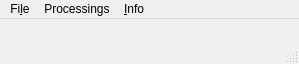
<?xml version="1.0" encoding="UTF-8"?>
<ui version="4.0">
 <class>MainWindow</class>
 <widget class="QMainWindow" name="MainWindow">
  <property name="geometry">
   <rect>
    <x>0</x>
    <y>0</y>
    <width>299</width>
    <height>64</height>
   </rect>
  </property>
  <property name="windowTitle">
   <string>gSurf   -  vers. 0.3.0</string>
  </property>
  <widget class="QWidget" name="centralwidget"/>
  <widget class="QMenuBar" name="menubar">
   <property name="geometry">
    <rect>
     <x>0</x>
     <y>0</y>
     <width>299</width>
     <height>22</height>
    </rect>
   </property>
   <widget class="QMenu" name="menuFile">
    <property name="title">
     <string>Fi&amp;le</string>
    </property>
    <addaction name="actLoadDem"/>
    <addaction name="actLoadVectorLayer"/>
    <addaction name="separator"/>
   </widget>
   <widget class="QMenu" name="menuHelp">
    <property name="title">
     <string>&amp;Info</string>
    </property>
    <addaction name="actionHelp"/>
    <addaction name="actionAbout"/>
   </widget>
   <widget class="QMenu" name="menuProcessings">
    <property name="title">
     <string>Processings</string>
    </property>
    <widget class="QMenu" name="menuProfiles">
     <property name="title">
      <string>Profiles</string>
     </property>
     <addaction name="actChooseDEM"/>
     <addaction name="actChooseLineLyr"/>
     <addaction name="separator"/>
     <addaction name="actCreateSingleProfile"/>
     <addaction name="actCreateMultipleProfiles"/>
     <addaction name="separator"/>
     <addaction name="actProjectGeologicAttitudes"/>
     <addaction name="actIntersectLineLyr"/>
     <addaction name="actIntersectPolygonLyr"/>
     <addaction name="separator"/>
     <addaction name="actCalcProfileStatistics"/>
    </widget>
    <addaction name="actOpenDemIntersection"/>
    <addaction name="menuProfiles"/>
    <addaction name="actionStereonetts"/>
   </widget>
   <addaction name="menuFile"/>
   <addaction name="menuProcessings"/>
   <addaction name="menuHelp"/>
  </widget>
  <widget class="QStatusBar" name="statusbar"/>
  <action name="actLoadDem">
   <property name="text">
    <string>Load &amp;DEM</string>
   </property>
   <property name="shortcut">
    <string>Ctrl+D</string>
   </property>
  </action>
  <action name="actLoadLineShapefile">
   <property name="text">
    <string>Load &amp;line shapefile</string>
   </property>
   <property name="shortcut">
    <string>Ctrl+L</string>
   </property>
  </action>
  <action name="actionQuit">
   <property name="text">
    <string>&amp;Quit</string>
   </property>
   <property name="shortcut">
    <string>Ctrl+Q</string>
   </property>
  </action>
  <action name="actionHelp">
   <property name="text">
    <string>&amp;Help</string>
   </property>
   <property name="shortcut">
    <string>Ctrl+H</string>
   </property>
  </action>
  <action name="actionAbout">
   <property name="text">
    <string>&amp;About</string>
   </property>
   <property name="shortcut">
    <string>Ctrl+A</string>
   </property>
  </action>
  <action name="actionPoints">
   <property name="text">
    <string>&amp;points</string>
   </property>
   <property name="shortcut">
    <string>Ctrl+S</string>
   </property>
  </action>
  <action name="actionLines">
   <property name="text">
    <string>&amp;lines</string>
   </property>
   <property name="shortcut">
    <string>Ctrl+L</string>
   </property>
  </action>
  <action name="actChooseDEMs">
   <property name="text">
    <string>&amp;Choose DEMs</string>
   </property>
  </action>
  <action name="actChooseLines">
   <property name="text">
    <string>&amp;Define profile lines</string>
   </property>
  </action>
  <action name="actCalcProfileStats">
   <property name="text">
    <string>Profiles &amp;statistics</string>
   </property>
  </action>
  <action name="actProjectGeolAttitudes">
   <property name="text">
    <string>&amp;Project geological attitudes</string>
   </property>
  </action>
  <action name="actProjectGeolTraces">
   <property name="text">
    <string>Project &amp;geological traces</string>
   </property>
  </action>
  <action name="actIntersectLineLayer">
   <property name="text">
    <string>&amp;Intersect line layer</string>
   </property>
  </action>
  <action name="actIntersectPolygonLayer">
   <property name="text">
    <string>Intersect polygon &amp;layer</string>
   </property>
  </action>
  <action name="actionCreateMultipleParallelProfiles">
   <property name="text">
    <string>Multiple parallel profiles</string>
   </property>
  </action>
  <action name="actionCreateSingleProfile">
   <property name="text">
    <string>Single profile</string>
   </property>
  </action>
  <action name="actLoadVectorLayer">
   <property name="text">
    <string>Load vector layer</string>
   </property>
   <property name="iconText">
    <string>Load &amp;vector layer</string>
   </property>
   <property name="shortcut">
    <string>Ctrl+R</string>
   </property>
  </action>
  <action name="actOpenDemIntersection">
   <property name="text">
    <string>Intersections</string>
   </property>
  </action>
  <action name="actionStereonetts">
   <property name="text">
    <string>Stereonets</string>
   </property>
  </action>
  <action name="actChooseDEM">
   <property name="text">
    <string>Choose DEM</string>
   </property>
  </action>
  <action name="actChooseLineLyr">
   <property name="text">
    <string>Choose lines</string>
   </property>
  </action>
  <action name="actCreateSingleProfile">
   <property name="text">
    <string>Create single profile</string>
   </property>
  </action>
  <action name="actCreateMultipleProfiles">
   <property name="text">
    <string>Create multiple profiles</string>
   </property>
  </action>
  <action name="actProjectGeologicAttitudes">
   <property name="text">
    <string>Project geological attitudes</string>
   </property>
  </action>
  <action name="actIntersectLineLyr">
   <property name="text">
    <string>Intersect line layer</string>
   </property>
  </action>
  <action name="actIntersectPolygonLyr">
   <property name="text">
    <string>Intersect polygon layer</string>
   </property>
  </action>
  <action name="actCalcProfileStatistics">
   <property name="text">
    <string>Profile statistics</string>
   </property>
  </action>
 </widget>
 <resources/>
 <connections/>
</ui>
